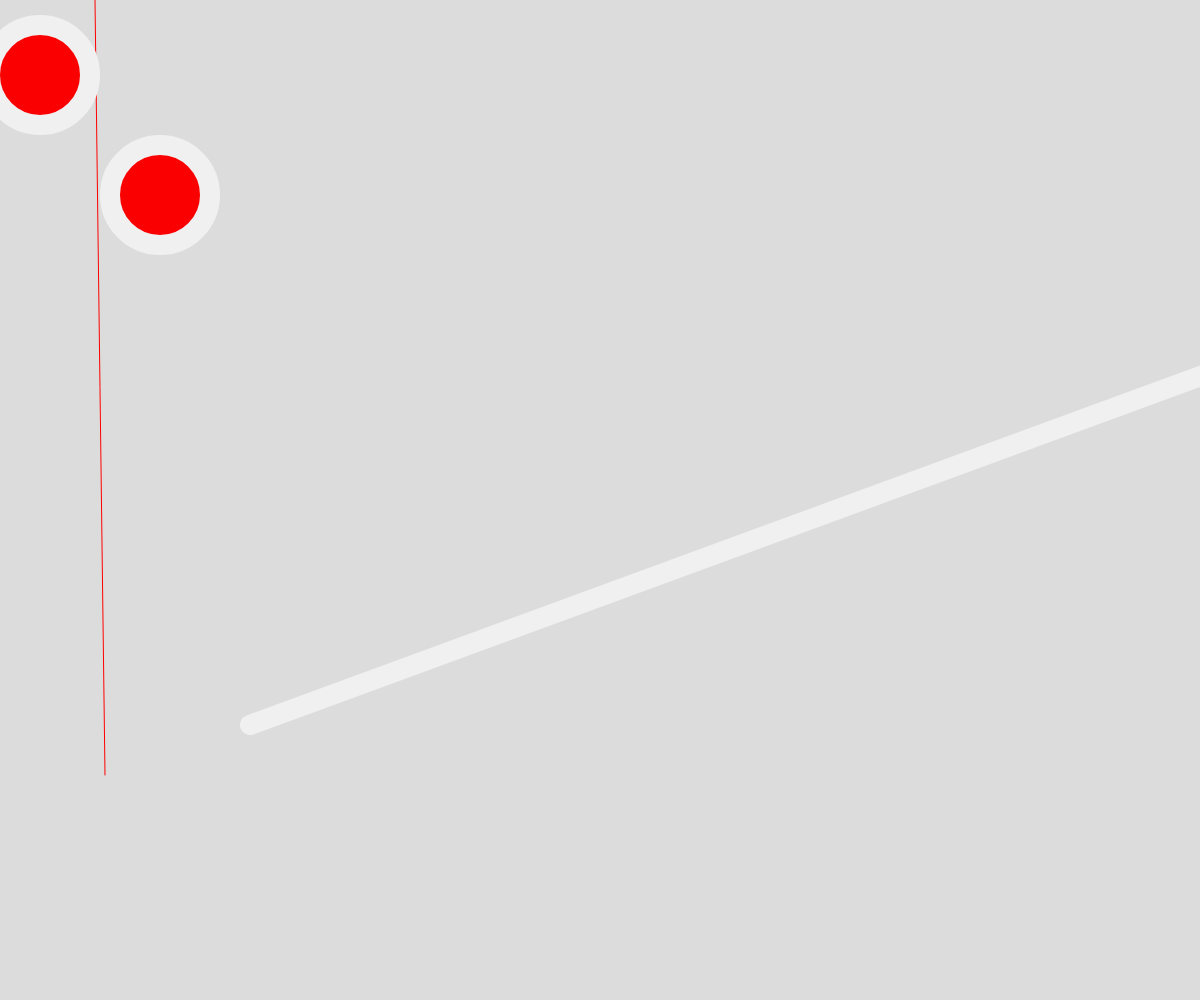
Frame 1 (no input)
Frame 60 (no input): identical to frame 1, image omitted
Frame 120 (the mouse pressed at the canvas centre since frame 60): identical to frame 1, image omitted

The p5.js sketch that drew this single still picture (run headless with seeded random() and noise() and a simulated clock; from frame 60 on, the mouse is pressed at the canvas centre):

// p5.js sketch
// ── sketch.js
function setup() {
    createCanvas(windowWidth, windowHeight);
  }
  
  function draw() {
    background(220);
    
     strokeWeight(1);
  stroke(255,0,0);
    fill(250,0,0);
    
     line(95,0,105,775);
    stroke(240);
  strokeWeight(20);
    
    circle(40,75,100)
    
       line(2225,0,250,725);
    stroke(240);
  strokeWeight(20);
    
    circle(160,195,100)
    
    
  
  
  
  }
   
